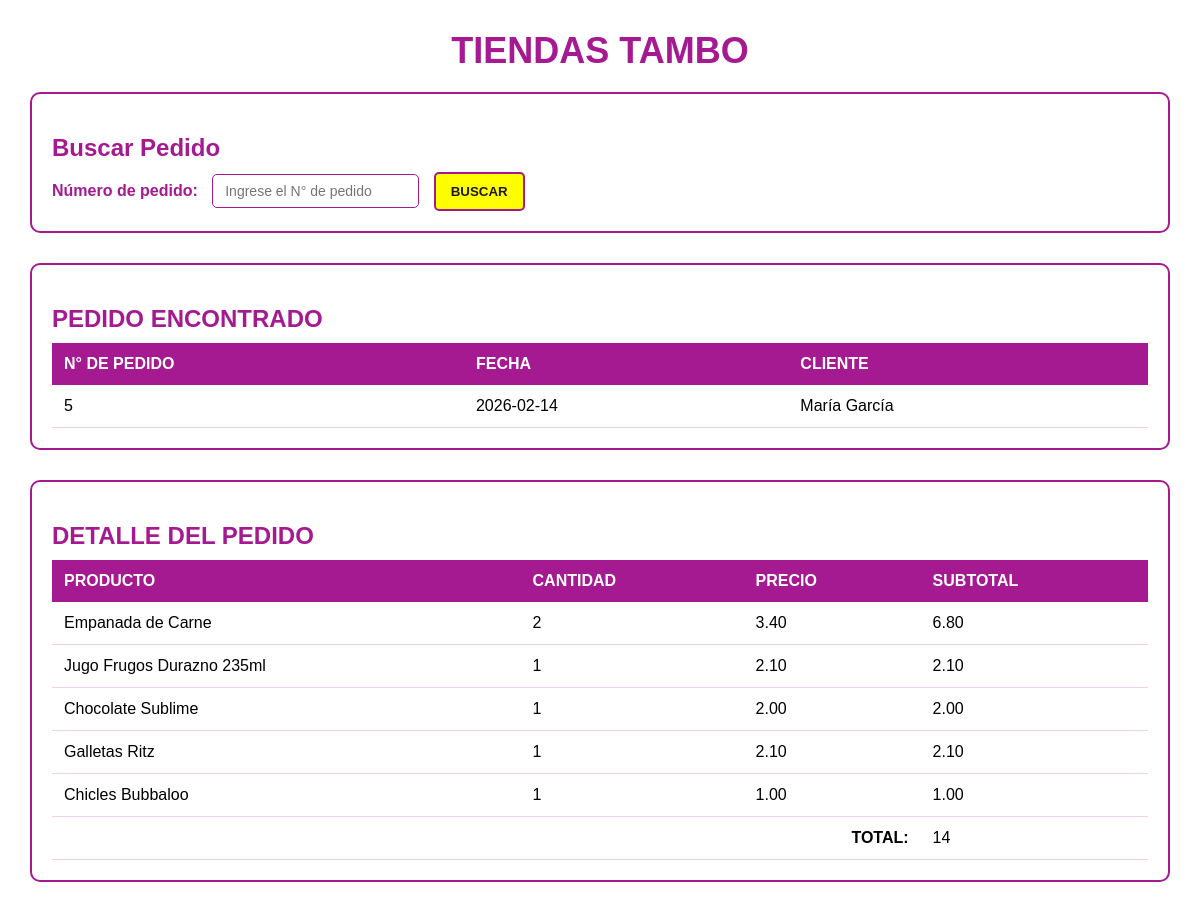
The page /sistema-pedidos-tambo/index.php?buscar_id=5 on the database its author committed.
### tables this page shows
CREATE TABLE pedido(
    id INT AUTO_INCREMENT PRIMARY KEY,
    cliente VARCHAR(100),
    fecha DATE,
    total DECIMAL(10,2)
);

CREATE TABLE detalle_pedido(
    id INT AUTO_INCREMENT PRIMARY KEY,
    pedido_id INT,
    producto VARCHAR(100),
    cantidad INT,
    precio DECIMAL(10,2),
    subtotal DECIMAL(10,2),
    FOREIGN KEY (pedido_id) REFERENCES pedido(id)
);

### sistema-pedidos-tambo/index.php (the view, shortened to what this page needs)
<?php
    include("conexion.php")
?>
<!DOCTYPE html>
<html lang="en">
<head>
    <link rel="stylesheet" href="styles.css">
</head>
<body>
    <div class="contenedor">
    <h1 class="titulo-principal">TIENDAS TAMBO</h1>
    <div class="cuadros">
        <h2 class="titulo">Buscar Pedido</h2>
        <form method="GET" action="index.php">
            <label class="texto2">Número de pedido:</label>
            <input type="text" name="buscar_id" placeholder="Ingrese el N° de pedido">
                <button type="submit" class="btn">
                    BUSCAR
                </button>
        </form>
    </div>
    <?php
    if(isset($_GET['buscar_id'])){
        $buscar_id = $_GET['buscar_id'];
        $sqlBuscar = "SELECT * FROM pedido WHERE id = '$buscar_id'";
        $resultadoBuscar = $conexion->query($sqlBuscar);
        $pedidoEncontrado = $resultadoBuscar->fetch_assoc();
        if($pedidoEncontrado){
    ?>
    <div class="cuadros detalle">
        <h2 class="titulo">PEDIDO ENCONTRADO</h2>
        <table>
            <tr>
                <th>N° DE PEDIDO</th>
                <th>FECHA</th>
                <th>CLIENTE</th>
            </tr>
            <tr>
                <td>
                    <?php echo $pedidoEncontrado['id']; ?>
                </td>
                <td>
                    <?php echo $pedidoEncontrado['fecha']; ?>
                </td>
                <td>
                    <?php echo $pedidoEncontrado['cliente']; ?>
                </td>
            </tr>
        </table>
    </div>
    <div class="cuadros detalle">
        <h2 class="titulo">DETALLE DEL PEDIDO</h2>
        <table>
            <tr>
                <th>PRODUCTO</th>
                <th>CANTIDAD</th>
                <th>PRECIO</th>
                <th>SUBTOTAL</th>
            </tr>
            <?php
            $total = 0;
            $sqlDetalle = "SELECT * FROM detalle_pedido WHERE pedido_id = '$buscar_id'";
            $resultadoDetalle = $conexion->query($sqlDetalle);
            while($detalle = $resultadoDetalle->fetch_assoc()){
                $total += $detalle['subtotal'];
            ?>
            <tr>
                <td>
                    <?php echo $detalle['producto']; ?>
                </td>
                <td>
                    <?php echo $detalle['cantidad']; ?>
                </td>
                <td>
                    <?php echo $detalle['precio']; ?>
                </td>
                <td>
                    <?php echo $detalle['subtotal']; ?>
                </td>
            </tr>
            <?php
            }
            ?>
            <tr>
                <td class="total" colspan="3">TOTAL:</td>
                <td><?php echo $total; ?></td>
            </tr>
        </table>
    </div>
    <?php
        }
    }
    ?>
</div>
</body>
</html>

### sistema-pedidos-tambo/styles.css (style rules this page uses)
body { margin: 0; padding: 0; font-family: Arial; background: #ffffff; }
.contenedor { width: 95%; margin: auto; margin-top: 30px; }
h1 { text-align: center; color: #A51991; }
h2 { color: #A51991; margin-bottom: 10px; }
.cuadros { background: white; padding: 20px; border-radius: 10px; border: 2px solid #A51991; margin-bottom: 30px; }
table { margin-top: 10px; width: 100%; border-collapse: collapse; }
table th { background: #A51991; color: white; padding: 12px; text-align: left; }
table td { padding: 12px; text-align: left; border-bottom: 1px solid #f0d0ec; }
input { border: 1px solid #A51991; border-radius: 5px; margin-right: 10px; padding: 8px 12px; font-size: 14px; }
.btn { background: #FFFF00; color: #1a1a1a; border: 2px solid #A51991; border-radius: 5px; cursor: pointer; padding: 10px 15px; font-weight: bold; }
.detalle { margin-top: 20px; }
.titulo { color: #A51991; }
.texto2 { font-weight: bold; margin-right: 10px; color: #A51991; }
.total { font-weight: bold; text-align: right; }
.titulo-principal { text-align: center; color: #A51991; font-size: 36px; margin-bottom: 20px; }

### rows shown on the page
pedido: id "5", fecha "2026-02-14", cliente "María García"
detalle_pedido: producto "Empanada de Carne", cantidad "2", precio "3.40", subtotal "6.80"
detalle_pedido: producto "Jugo Frugos Durazno 235ml", cantidad "1", precio "2.10", subtotal "2.10"
detalle_pedido: producto "Chocolate Sublime", cantidad "1", precio "2.00", subtotal "2.00"
detalle_pedido: producto "Galletas Ritz", cantidad "1", precio "2.10", subtotal "2.10"
detalle_pedido: producto "Chicles Bubbaloo", cantidad "1", precio "1.00", subtotal "1.00"

### other values the page prints
$total "14"
